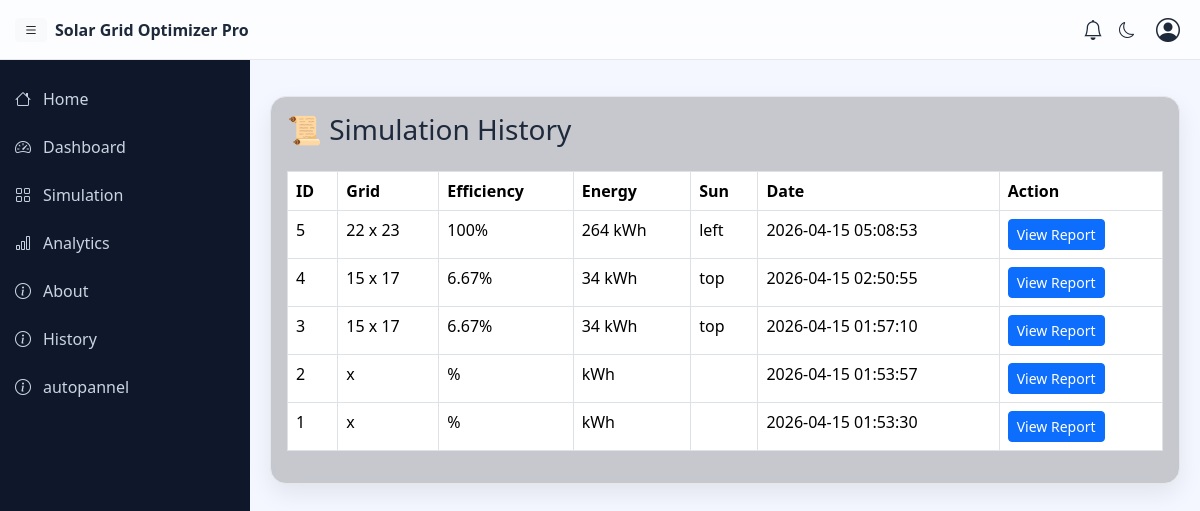
The page /history.php on the database its author committed.
### tables this page shows
CREATE TABLE `simulation_history` (
  `id` int(11) NOT NULL,
  `rows_count` int(11) DEFAULT NULL,
  `cols_count` int(11) DEFAULT NULL,
  `land_area` float DEFAULT NULL,
  `sun_mode` varchar(20) DEFAULT NULL,
  `sun_direction` varchar(20) DEFAULT NULL,
  `efficiency` float DEFAULT NULL,
  `energy` float DEFAULT NULL,
  `created_at` timestamp NOT NULL DEFAULT current_timestamp()
);

### history.php (the view, shortened to what this page needs)
<?php
include "db.php";
$result = $conn->query("SELECT * FROM simulation_history ORDER BY id DESC");
?>
<!doctype html>
<html>
<head>
    <link href="https://cdn.jsdelivr.net/npm/bootstrap@5.3.3/dist/css/bootstrap.min.css" rel="stylesheet">
    <link href="https://cdn.jsdelivr.net/npm/bootstrap@5.3.3/dist/css/bootstrap.min.css" rel="stylesheet" />
    <link href="https://cdn.jsdelivr.net/npm/bootstrap-icons@1.11.3/font/bootstrap-icons.css" rel="stylesheet" />
    <link rel="stylesheet" href="style.css">
</head>
<body>
    <?php include("header.php"); ?>
    <?php include("sidenav.php"); ?>
    <div class="content">
        <div class="card card-pro p-3 mt-3">
            <h3>📜 Simulation History</h3>
            <table class="table table-bordered mt-3">
                <thead>
                    <tr>
                        <th>ID</th>
                        <th>Grid</th>
                        <th>Efficiency</th>
                        <th>Energy</th>
                        <th>Sun</th>
                        <th>Date</th>
                        <th>Action</th>
                    </tr>
                </thead>
                <tbody>
                    <?php while ($row = $result->fetch_assoc()) { ?>
                        <tr>
                            <td><?= $row['id'] ?></td>
                            <td><?= $row['rows_count'] ?> x <?= $row['cols_count'] ?></td>
                            <td><?= $row['efficiency'] ?>%</td>
                            <td><?= $row['energy'] ?> kWh</td>
                            <td><?= $row['sun_direction'] ?></td>
                            <td><?= $row['created_at'] ?></td>
                            <td>
                                <a class="btn btn-primary btn-sm" href="./simulation.php?id=<?= $row['id'] ?>">
                                    View Report
                                </a>
                            </td>
                        </tr>
                    <?php } ?>
                </tbody>
            </table>
        </div>
    </div>
</body>
</html>

### header.php (shortened to what this page needs)
<div class="header">
    <div class="d-flex align-items-center gap-2">
        <button class="btn btn-sm btn-light" onclick="toggleSidebar()">
            <i class="bi bi-list"></i>
        </button>
        <b>Solar Grid Optimizer Pro</b>
    </div>
    <div class="d-flex align-items-center gap-3 position-relative">
        <i class="bi bi-bell fs-5"></i>
        <i class="bi bi-moon" onclick="toggleDark()" style="cursor:pointer"></i>
        <div class="user-box">
            <i class="bi bi-person-circle fs-4"></i>
        </div>
    </div>
</div>

### sidenav.php
<div class="sidebar" id="sidebar">
    <a href="index.php"><i class="bi bi-house"></i> Home</a>
    <a href="dashboard.php"><i class="bi bi-speedometer2"></i> Dashboard</a>
    <a href="simulation.php"><i class="bi bi-grid"></i> Simulation</a>
    <a href="analytics.php"><i class="bi bi-bar-chart"></i> Analytics</a>
    <a href="about.php"><i class="bi bi-info-circle"></i> About</a>
    <a href="history.php"><i class="bi bi-info-circle"></i> History</a>
    <a href="./autopanel.php"><i class="bi bi-info-circle"></i> autopannel</a>
</div>

### style.css (style rules this page uses)
:root { --bg: #f4f7ff; --card: #ffffff; --text: #1e293b; --muted: #64748b; --border: #e5e7eb; --sidebar: #0f172a; }
body { margin: 0; font-family: Segoe UI; background: var(--bg); color: var(--text); transition: 0.3s; }
.header { position: fixed; top: 0; left: 0; right: 0; height: 60px; z-index: 1000; background: rgba(255, 255, 255, 0.75); backdrop-filter: blur(12px); display: flex; justify-content: space-between; align-items: center; padding: 0 15px; border-bottom: 1px solid var(--border); }
.sidebar { position: fixed; top: 60px; left: 0; width: 250px; height: calc(100vh - 60px); background: var(--sidebar); padding-top: 15px; transition: 0.3s; overflow: hidden; }
.sidebar a { display: flex; align-items: center; gap: 12px; padding: 12px 15px; color: #cbd5e1; text-decoration: none; }
.content { margin-left: 250px; margin-top: 60px; padding: 20px; position: relative; min-height: calc(100vh - 60px); overflow: hidden; }
.content::before { content: ""; position: absolute; top: 0; left: 0; right: 0; bottom: 0; background: url("https://images.unsplash.com/photo-1509391366360-2e959784a276?auto=format&fit=crop&w=1500&q=80"); background-size: cover; background-position: center; filter: blur(5px); transform: scale(1.1); z-index: 0; }
.content > * { position: relative; z-index: 1; }
.card-pro { background: rgba(40, 39, 39, 0.225); backdrop-filter: blur(10px); color: var(--text); border: 1px solid var(--border); border-radius: 16px; box-shadow: 0 10px 25px rgba(0, 0, 0, 0.08); }
.user-box { position: relative; cursor: pointer; padding: 5px; }

### rows shown on the page
simulation_history: id "5", rows_count "22", cols_count "23", efficiency "100", energy "264", sun_direction "left", created_at "2026-04-15 05:08:53"
simulation_history: id "4", rows_count "15", cols_count "17", efficiency "6.67", energy "34", sun_direction "top", created_at "2026-04-15 02:50:55"
simulation_history: id "3", rows_count "15", cols_count "17", efficiency "6.67", energy "34", sun_direction "top", created_at "2026-04-15 01:57:10"
simulation_history: id "2", created_at "2026-04-15 01:53:57"
simulation_history: id "1", created_at "2026-04-15 01:53:30"
